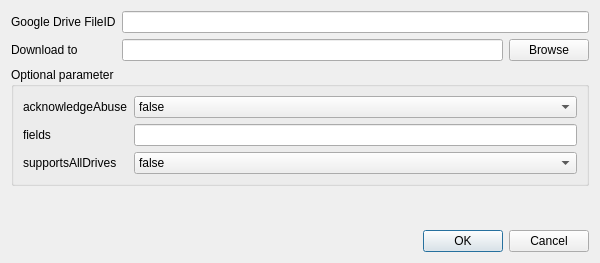
<?xml version="1.0" encoding="UTF-8"?>
<ui version="4.0">
 <class>DownloadDialog</class>
 <widget class="QDialog" name="DownloadDialog">
  <property name="geometry">
   <rect>
    <x>0</x>
    <y>0</y>
    <width>600</width>
    <height>263</height>
   </rect>
  </property>
  <property name="sizePolicy">
   <sizepolicy hsizetype="Preferred" vsizetype="Preferred">
    <horstretch>0</horstretch>
    <verstretch>0</verstretch>
   </sizepolicy>
  </property>
  <property name="windowTitle">
   <string>Download file</string>
  </property>
  <property name="toolTip">
   <string>&lt;html&gt;&lt;head/&gt;&lt;body&gt;&lt;p&gt;Input Google Drive fileID ,then select your download file to download google drive file.&lt;/p&gt;&lt;p&gt;To get fileID,open your borwser and find the file,Right-click the file name and select &lt;span style=&quot; font-weight:600;&quot;&gt;Get shareable link&lt;/span&gt;. The last part of the link is the file ID.&lt;/p&gt;&lt;/body&gt;&lt;/html&gt;</string>
  </property>
  <property name="whatsThis">
   <string>&lt;html&gt;&lt;head/&gt;&lt;body&gt;&lt;p&gt;Input Google Drive &lt;span style=&quot; font-weight:600;&quot;&gt;fileID&lt;/span&gt; ,then select your &lt;span style=&quot; font-weight:600;&quot;&gt;download file&lt;/span&gt; to download google drive file.&lt;/p&gt;&lt;p&gt;&lt;br/&gt;&lt;/p&gt;&lt;/body&gt;&lt;/html&gt;</string>
  </property>
  <layout class="QGridLayout" name="gridLayout">
   <item row="1" column="0">
    <widget class="QLabel" name="label_DownloadPath">
     <property name="text">
      <string>Download to</string>
     </property>
     <property name="buddy">
      <cstring>lineEdit_DownloadPath</cstring>
     </property>
    </widget>
   </item>
   <item row="4" column="0" colspan="3">
    <widget class="QDialogButtonBox" name="buttonBox">
     <property name="orientation">
      <enum>Qt::Horizontal</enum>
     </property>
     <property name="standardButtons">
      <set>QDialogButtonBox::Cancel|QDialogButtonBox::Ok</set>
     </property>
    </widget>
   </item>
   <item row="0" column="0">
    <widget class="QLabel" name="label_FileID">
     <property name="text">
      <string>Google Drive FileID</string>
     </property>
     <property name="buddy">
      <cstring>lineEdit_FileID</cstring>
     </property>
    </widget>
   </item>
   <item row="0" column="1" colspan="2">
    <widget class="QLineEdit" name="lineEdit_FileID">
     <property name="whatsThis">
      <string>&lt;html&gt;&lt;head/&gt;&lt;body&gt;&lt;p&gt;To get fileID,open your borwser and login google drive ,select your file Right-click the file name and select &lt;span style=&quot; font-weight:600;&quot;&gt;Get shareable link&lt;/span&gt;. The last part of the link is the file ID.&lt;/p&gt;&lt;/body&gt;&lt;/html&gt;</string>
     </property>
    </widget>
   </item>
   <item row="1" column="1">
    <widget class="QLineEdit" name="lineEdit_DownloadPath">
     <property name="whatsThis">
      <string>&lt;html&gt;&lt;head/&gt;&lt;body&gt;&lt;p&gt;The file name and folder path&lt;/p&gt;&lt;/body&gt;&lt;/html&gt;</string>
     </property>
    </widget>
   </item>
   <item row="2" column="0" colspan="3">
    <widget class="QGroupBox" name="groupBox">
     <property name="title">
      <string>Optional parameter</string>
     </property>
     <layout class="QFormLayout" name="formLayout">
      <item row="0" column="0">
       <widget class="QLabel" name="label_acknowledgeAbuse">
        <property name="text">
         <string>acknowledgeAbuse</string>
        </property>
        <property name="buddy">
         <cstring>comboBox_acknowledgeAbuse</cstring>
        </property>
       </widget>
      </item>
      <item row="0" column="1">
       <widget class="QComboBox" name="comboBox_acknowledgeAbuse">
        <item>
         <property name="text">
          <string>false</string>
         </property>
        </item>
        <item>
         <property name="text">
          <string>true</string>
         </property>
        </item>
       </widget>
      </item>
      <item row="1" column="0">
       <widget class="QLabel" name="label_fields">
        <property name="text">
         <string>fields</string>
        </property>
        <property name="buddy">
         <cstring>lineEdit_fields</cstring>
        </property>
       </widget>
      </item>
      <item row="1" column="1">
       <widget class="QLineEdit" name="lineEdit_fields"/>
      </item>
      <item row="2" column="0">
       <widget class="QLabel" name="label_supportsAllDrives">
        <property name="text">
         <string>supportsAllDrives</string>
        </property>
        <property name="buddy">
         <cstring>comboBox_supportsAllDrives</cstring>
        </property>
       </widget>
      </item>
      <item row="2" column="1">
       <widget class="QComboBox" name="comboBox_supportsAllDrives">
        <item>
         <property name="text">
          <string>false</string>
         </property>
        </item>
        <item>
         <property name="text">
          <string>true</string>
         </property>
        </item>
       </widget>
      </item>
     </layout>
    </widget>
   </item>
   <item row="1" column="2">
    <widget class="QPushButton" name="pushButton_DownloadPath">
     <property name="text">
      <string>Browse</string>
     </property>
    </widget>
   </item>
   <item row="3" column="0" colspan="3">
    <widget class="QLabel" name="label_Status">
     <property name="text">
      <string/>
     </property>
    </widget>
   </item>
  </layout>
 </widget>
 <resources/>
 <connections>
  <connection>
   <sender>buttonBox</sender>
   <signal>accepted()</signal>
   <receiver>DownloadDialog</receiver>
   <slot>accept()</slot>
   <hints>
    <hint type="sourcelabel">
     <x>248</x>
     <y>254</y>
    </hint>
    <hint type="destinationlabel">
     <x>157</x>
     <y>274</y>
    </hint>
   </hints>
  </connection>
  <connection>
   <sender>buttonBox</sender>
   <signal>rejected()</signal>
   <receiver>DownloadDialog</receiver>
   <slot>reject()</slot>
   <hints>
    <hint type="sourcelabel">
     <x>316</x>
     <y>260</y>
    </hint>
    <hint type="destinationlabel">
     <x>286</x>
     <y>274</y>
    </hint>
   </hints>
  </connection>
 </connections>
</ui>
